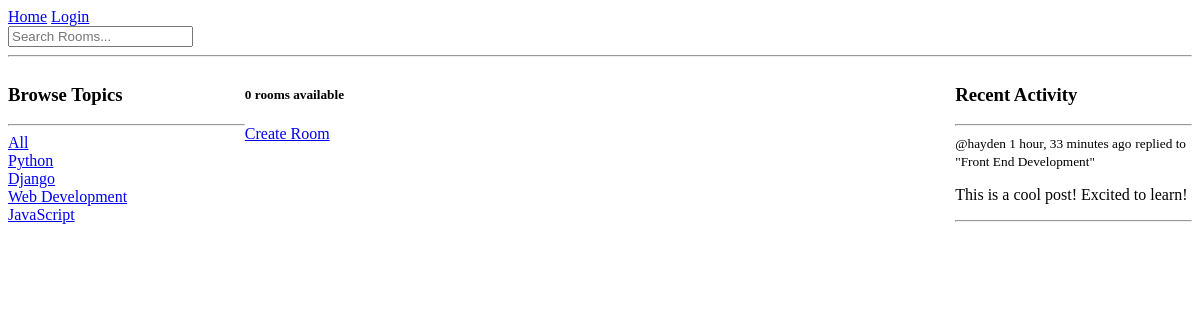
The app's page /?q=JavaScript, older data.
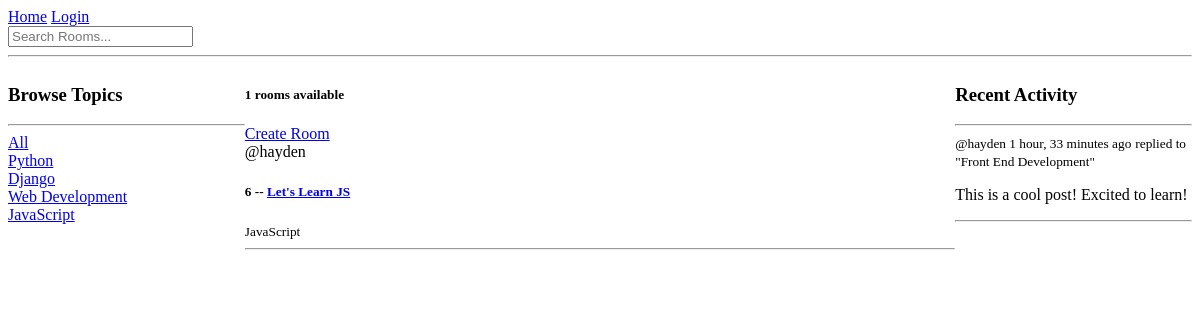
The same page, newer data.
### base/models.py (models this page shows, shortened)
class Topic(models.Model):
  name = models.CharField(max_length=200)

class Message(models.Model):
  user = models.ForeignKey(User, on_delete=models.CASCADE)
  room = models.ForeignKey(Room, on_delete=models.CASCADE)
  body = models.TextField()
  updated = models.DateTimeField(auto_now=True)
  created = models.DateTimeField(auto_now_add=True)
  class Meta:
    ordering = ['-updated', '-created']
  def __str__(self):
    return self.body[0:50]

class Room(models.Model):
  host = models.ForeignKey(User, on_delete=models.SET_NULL, null=True)
  topic = models.ForeignKey(Topic, on_delete=models.SET_NULL, null=True)
  name = models.CharField(max_length=200)
  description = models.TextField(null=True, blank=True)
  participants = models.ManyToManyField(User, related_name='participants', blank=True)
  updated = models.DateTimeField(auto_now=True)
  created = models.DateTimeField(auto_now_add=True)
  class Meta:
    ordering = ['-updated', '-created']
  def __str__(self):
    return self.name

### base/views.py (the view)
# urls.py: path('', views.home, name="home"),
def home(req):
  q = req.GET.get('q') if req.GET.get('q') != None else ''
  rooms = Room.objects.filter(
    Q(topic__name__icontains=q) |
    Q(name__icontains=q) |
    Q(description__icontains=q)
  )
  topics = Topic.objects.all()
  room_count = rooms.count()
  room_messages = Message.objects.all()
  context = {'rooms': rooms, 'topics': topics, 'room_count': room_count, 'room_messages': room_messages}
  return render(req, 'base/home.html', context)

### base/templates/base/home.html (shortened to what this page needs)
{% extends 'main.html' %} {% block content %}
<div class="home-container">
  <div>
    <h3>Browse Topics</h3>
    <hr />
    <div>
      <a href="{% url 'home' %}">All</a>
    </div>
    {% for topic in topics %}
    <div>
      <a href="{% url 'home' %}?q={{topic.name}}">{{topic.name}}</a>
    </div>
    {% endfor %}
  </div>
  <div>
    <h5>{{room_count}} rooms available</h5>
    <a href="{% url 'create-room' %}">Create Room</a>
    <div>
      {% for room in rooms %}
      <div>
        <span>@{{room.host.username}}</span>
        <h5>
          {{room.id}} -- <a href="{% url 'room' room.id%}">{{room.name}}</a>
        </h5>
        <small>{{room.topic.name}}</small>
        <hr />
      </div>
      {% endfor %}
    </div>
  </div>
  <div>
    <h3>Recent Activity</h3>
    <hr />
    {% for message in room_messages %}
    <div>
      <small>@{{message.user}} {{message.created|timesince}} ago</small>
      <small>replied to "{{message.room}}"</small>
      <p>{{message}}</p>
      <hr />
    </div>
    {% endfor %}
  </div>
</div>
{% endblock content %}

Row changes from the older to the newer data that the page shows:
added Room: host.username "hayden", id "6", name "Let's Learn JS", topic.name "JavaScript"
Text that changed along with them:
{{ room_count }}: "0" → "1"
